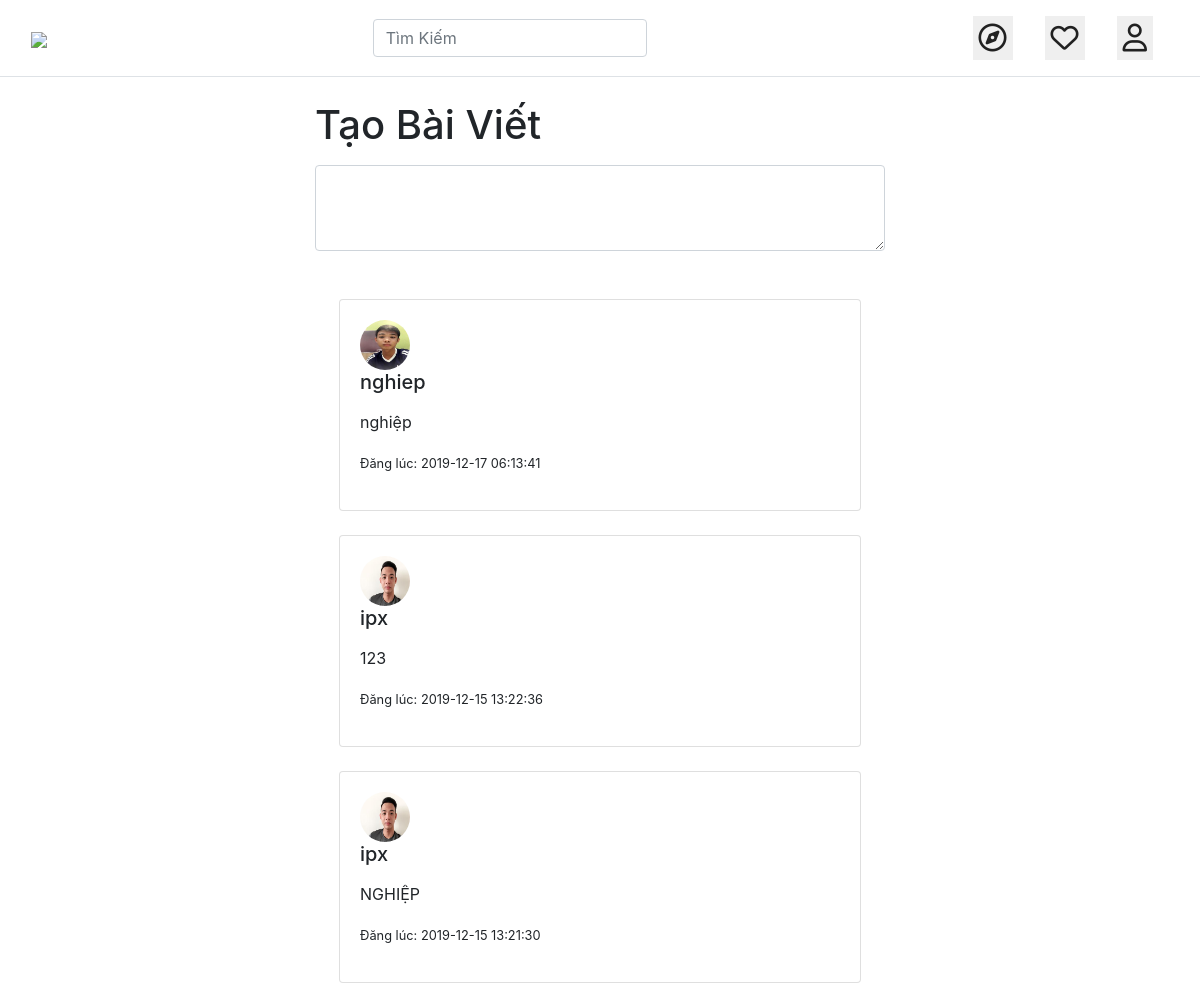
/index.php (signed in, upper part), run on an earlier commit of the app's database.
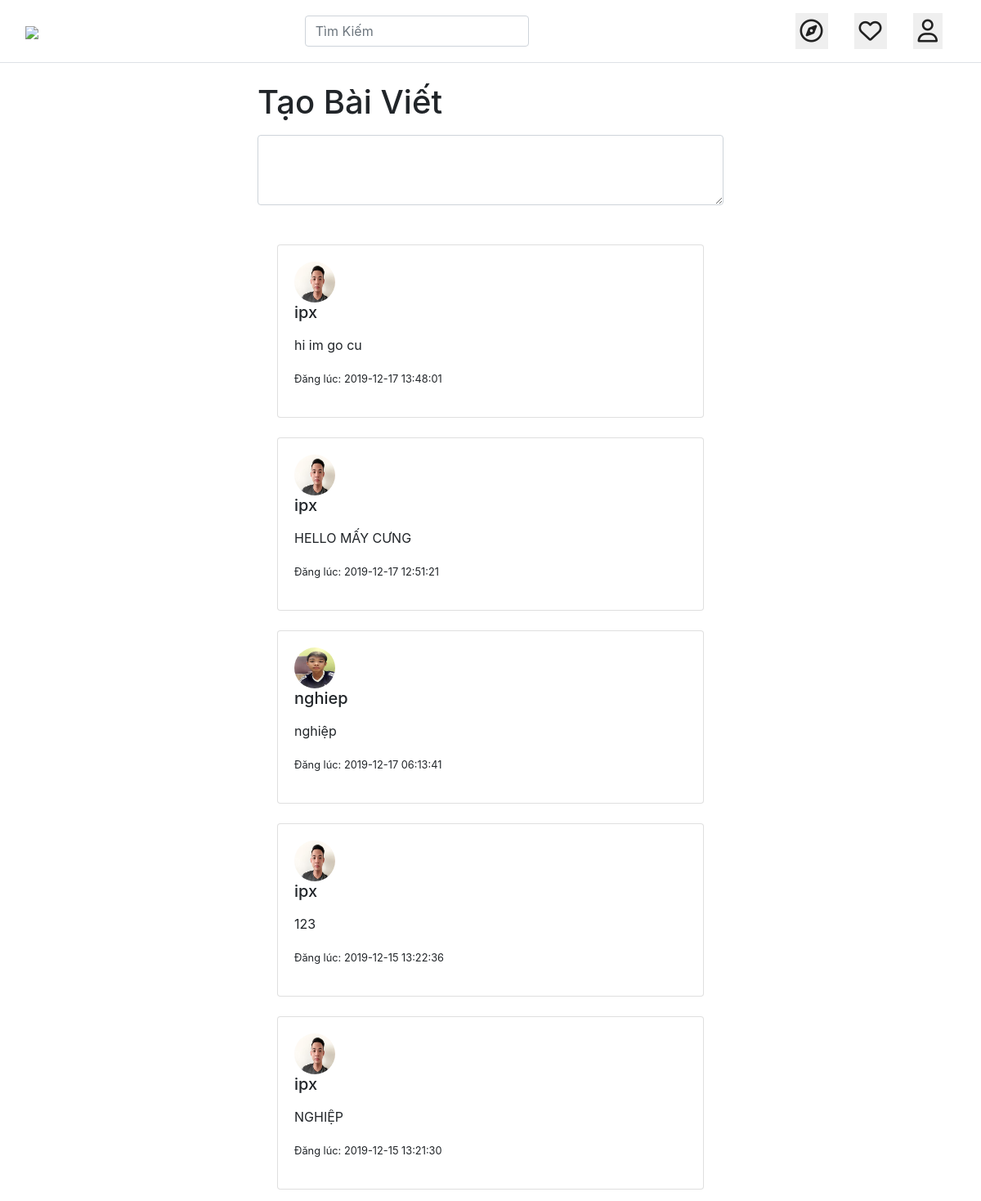
And on a later commit of the database.
### tables this page shows
CREATE TABLE `posts` (
  `id` int(11) NOT NULL,
  `userId` int(11) NOT NULL,
  `content` varchar(1024) NOT NULL,
  `createdAt` timestamp NOT NULL DEFAULT current_timestamp() ON UPDATE current_timestamp()
);

CREATE TABLE `users` (
  `id` int(11) NOT NULL,
  `fullname` varchar(255) NOT NULL,
  `phone` varchar(20) NOT NULL,
  `email` varchar(255) NOT NULL,
  `password` varchar(60) NOT NULL,
  `hasAvatar` int(11) DEFAULT 0,
  `status` int(11) DEFAULT 1,
  `code` varchar(16) NOT NULL,
  `code2` varchar(16) NOT NULL
);

### functions.php (called while the page is built, shortened)
<?php
function findUserById($id) {
  global $db;
  $stmt = $db->prepare("SELECT * FROM users WHERE id = ?");
  $stmt->execute(array($id));
  $user = $stmt->fetch(PDO::FETCH_ASSOC);
  return $user;
}
  function getNewFeeds() {
    global $db;
    $stmt = $db->prepare("SELECT p.id, p.userId, u.fullname as userFullname, u.hasAvatar as userHasAvatar, p.content, p.createdAt FROM posts as p LEFT JOIN users as u ON u.id = p.userId ORDER BY createdAt DESC");
    $stmt->execute();
    $posts = $stmt->fetchAll(PDO::FETCH_ASSOC);
    return $posts;
  }
?>

### init.php (called while the page is built, shortened)
<?php
require_once('functions.php');
if (isset($_SESSION['userId'])) {
    $currentUser = findUserById($_SESSION['userId']);
  }

### index.php (the view, shortened to what this page needs)
<?php
require_once 'init.php';
if ($currentUser) {
   $newFeeds = getNewFeeds();
}
?>
<?php include 'InHeader.php' ?>
<?php if ($currentUser) : ?>
<div class="row" style="margin: 2vw 0 2vw 0">
<div class="col-3"></div>
<div class="col-6">
<label for="content"><h1>Tạo Bài Viết</h1></label>
<form action="post.php" method = "POST" >
        <div class = "form-group">
        <textarea class="form-control" name='content' id="content" rows="3" data-toggle="modal" data-target="#Modal"></textarea>
        </form>
</div>
</div>
<?php foreach ($newFeeds as $post) :  ?>
    <div class="card" style="margin: 2vw;">
    <div class="card-body">
        <h5 class="card-title">
        <div class="row">
            <div class="col">
            <?php if ($post['userHasAvatar']) : ?>
            <img class="avatar" src="./IMG/<?php echo $post['userId'] ?>.jpg">
            <?php else : ?>
            <img class="avatar" src="no-avatar.jpg">
            <?php endif; ?>
            </div>
            <div class="col-11">
            <?php echo $post['userFullname'] ?>
            </div>
        </div>
        </h5>
        <p class="card-text">
        <p><?php echo $post['content'] ?></p>
        <small>Đăng lúc: <?php echo $post['createdAt'] ?></small>
        </p>
    </div>
    </div>
    <?php endforeach; ?>
    <?php else: ?>
    <?php endif ?>
    <?php include 'footer.php' ?>

What changed in the data, as far as the page shows it:
added posts: userId.fullname "ipx", content "hi im go cu", createdAt "2019-12-17 13:48:01"
added posts: userId.fullname "ipx", content "HELLO MẤY CƯNG", createdAt "2019-12-17 12:51:21"
